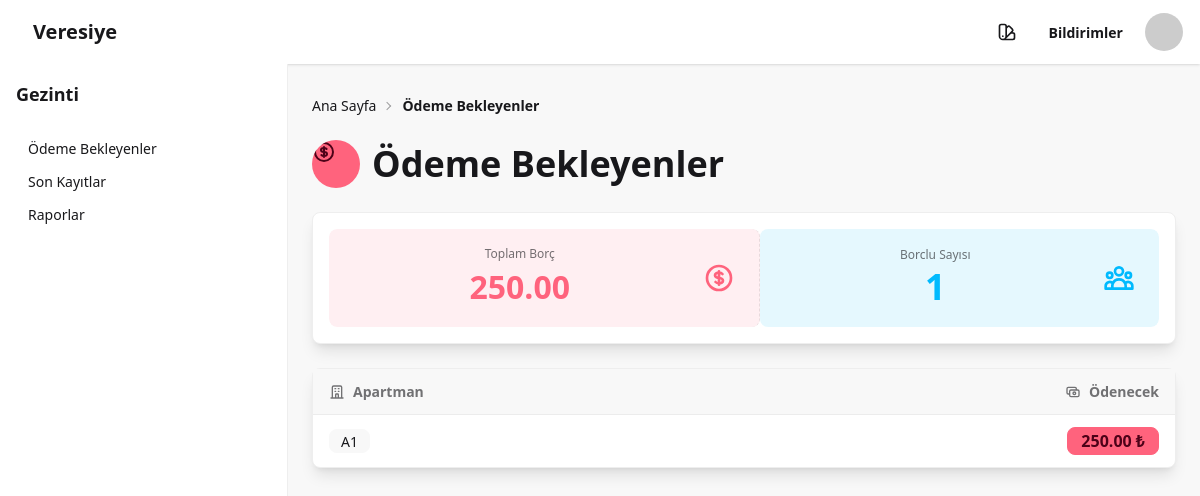
Page /payment_waiting/ (signed in) on the earlier database version.
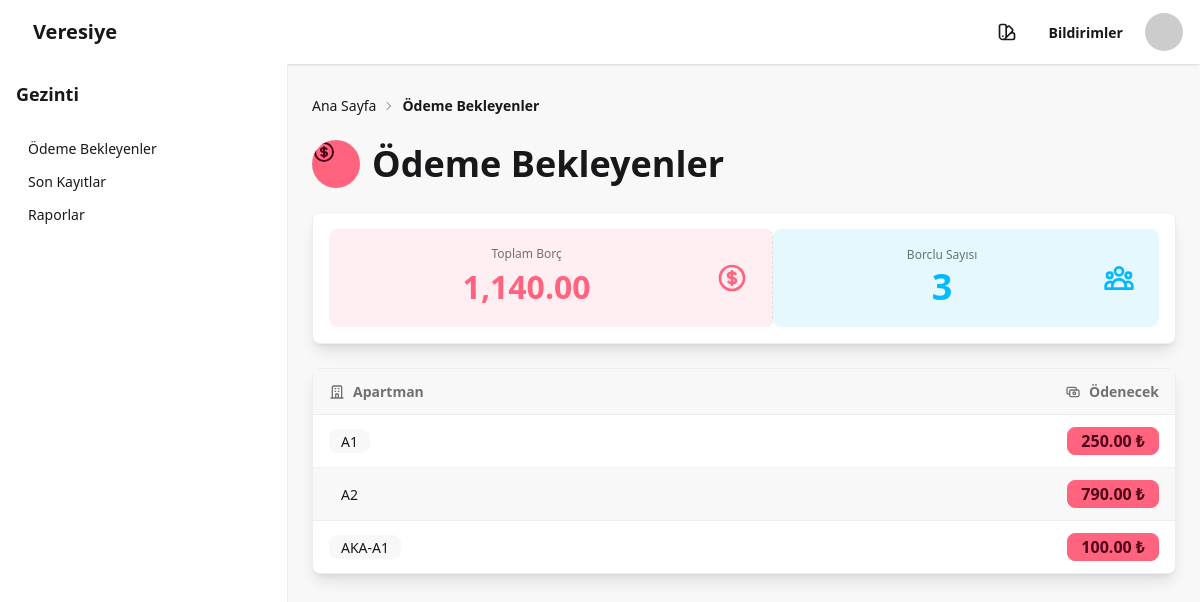
Same page on the later database version.
### main/models.py (models this page shows, shortened)
class Apartment(models.Model):
    number = models.CharField(max_length=3)
    name = models.CharField(max_length=100 ,blank=True, null=True)
    phone= models.CharField(max_length=20, blank=True, null=True)

### main/views.py (the view)
# urls.py: path('payment_waiting/', views.payment_waiting, name='payment_waiting'),
@login_required
def payment_waiting(request):
    apartments = Apartment.objects.annotate(
        calc_balance=Coalesce(
            Sum('transactions__amount', filter=Q(transactions__is_debt=True, transactions__active=True)),
            Value(0, output_field=DecimalField())
        ) - Coalesce(
            Sum('transactions__amount', filter=Q(transactions__is_debt=False, transactions__active=True)),
            Value(0, output_field=DecimalField())
        )
    ).filter(calc_balance__gt=0)
    total_debt = apartments.aggregate(total_debt=Coalesce(Sum('calc_balance'), Value(0, output_field=DecimalField())))['total_debt']
    total_count = apartments.count()
    context = {
        'apartments': apartments,
        'total_debt': total_debt,
        'total_count': total_count,
    }
    return render(request, 'payment_waiting.html', context)

### main/templates/payment_waiting.html (shortened to what this page needs)
{% extends 'base.html' %}
{% load humanize %}
{% block content %}
<div class="text-sm breadcrumbs mb-4">
    <ul>
        <li><a href="/">Ana Sayfa</a></li>
        <li class="font-semibold">Ödeme Bekleyenler</li>
    </ul>
</div>
<div class="flex items-center gap-3 mb-6">
    <div class="avatar placeholder">
        <div class="bg-error text-error-content rounded-full w-12">
        </div>
    </div>
    <h1 class="text-3xl md:text-4xl font-bold">Ödeme Bekleyenler</h1>
</div>
<div class="card bg-base-100 shadow-lg border border-base-300 mb-6">
    <div class="card-body p-4">
        {% load humanize %}
        <div class="stats stats-vertical sm:stats-horizontal shadow-none">
            <div class="stat place-items-center bg-error/10 rounded-box">
                <div class="stat-figure text-error">
                </div>
                <div class="stat-title">Toplam Borç</div>
                <div class="stat-value text-error">{{ total_debt|floatformat:2|intcomma }}</div>
            </div>
            <div class="stat place-items-center bg-info/10 rounded-box">
                <div class="stat-figure text-info">
                </div>
                <div class="stat-title">Borclu Sayısı</div>
                <div class="stat-value text-2xl sm:text-3xl md:text-4xl text-info">{{ total_count }}</div>
            </div>
        </div>
    </div>
</div>
<div class="card bg-base-100 shadow-lg border border-base-300">
    <div class="card-body p-0">
        <div class="overflow-x-auto">
            <table class="table table-zebra w-full text-xs sm:text-sm md:text-base">
                <thead class="bg-base-200">
                    <tr>
                        <th>
                            <div class="flex items-center gap-2">
                                Apartman
                            </div>
                        </th>
                        <th class="text-right">
                            <div class="flex items-center justify-end gap-2">
                                Ödenecek
                            </div>
                        </th>
                    </tr>
                </thead>
                <tbody>
                    {% for account in apartments %}
                    <tr class="cursor-pointer hover:bg-warning/20 transition-colors duration-150" onclick="window.location.href='{% url 'main:apartment_detail' account.number %}';">
                        <td>
                            <div class="flex items-center gap-2">
                                <div class="badge badge-ghost">{{ account.number }}</div>
                            </div>
                        </td>
                        <td class="text-right">
                            <span class="badge badge-error badge-lg font-bold">{{ account.calc_balance|floatformat:2|intcomma }} ₺</span>
                        </td>
                    </tr>
                    {% endfor %}
                </tbody>
            </table>
        </div>
    </div>
</div>
{% endblock %}

Differences in the rows shown:
now on this page (row unchanged): Apartment: number "A2", calc_balance "790.00"
added Apartment: number "AKA-A1", calc_balance "100.00"
Other differences:
{{ total_debt|floatformat:2|intcomma }}: "250.00" → "1,140.00"
{{ total_count }}: "1" → "3"
